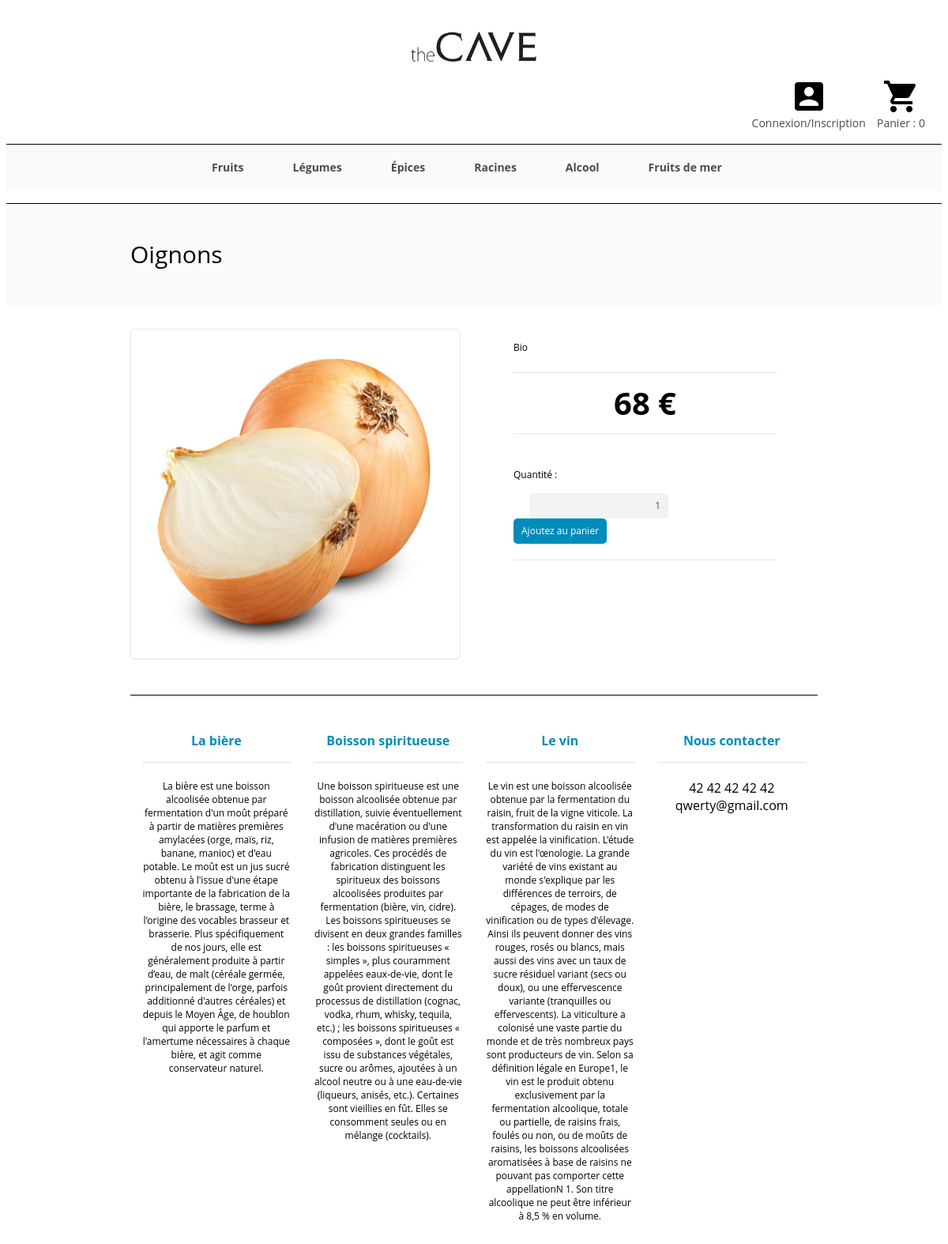
/article.php?id=24, run on the app's committed database.
### tables this page shows
CREATE TABLE IF NOT EXISTS `categories` (
  `id` int(11) NOT NULL AUTO_INCREMENT,
  `nom` varchar(255) NOT NULL,
  PRIMARY KEY (`id`)
);

CREATE TABLE IF NOT EXISTS `produit` (
  `id` int(11) NOT NULL AUTO_INCREMENT,
  `nom` varchar(255) NOT NULL,
  `prix` float NOT NULL,
  `image` varchar(255) DEFAULT NULL,
  `description` varchar(255) NOT NULL,
  PRIMARY KEY (`id`),
  UNIQUE KEY `id` (`id`)
);

### article.php (the view, shortened to what this page needs)
<?php
include 'core/header.php';
if (isset($_GET['id']))
{
	$id = mysqli_real_escape_string($link, $_GET['id']);
	$query = 'SELECT * FROM produit WHERE id="'.$id.'"';
	$array = mysqli_query($link, $query);
	$row = mysqli_fetch_assoc($array);
	if (empty($row))
	{
		echo "<span class='erreur'>Une erreur est survenue, veuillez revenir a l'accueil</span>";
	}
	else
	{
?>
<section class="title_product menu">
	<div class="wrapper">
		<h1><?php echo $row['nom'] ?></h1>
	</div>
</section>
<div class="wrapper">
<div class="single_wr">
	<div class="cadre">
		<img class="productImg" src="<?php echo $row['image']; ?>" alt="">
	</div>
	<div class="desc">
		<p class="description">
			<?php echo $row['description']; ?>
		</p>
		<p class="price">
			<?php echo $row['prix']; ?>
		</p>
		<p class="add_to_cart">
			<p>Quantité :</p>
			<form action="article.php?id=<?php echo $_GET['id'];?>" method="post">
				<input type="text" name="quantity" class="quantity_single" value="1"/>
				<input class="addcart" type="submit" name="addtocart" value="Ajoutez au panier">
			</form>
		</p>
	</div>
</div>
<?php
}
}
else{
}
include 'core/footer.php';
?>

### core/menu.php
<ul class="menu">
	<div class="wrapper">
		<?php
			$result = mysqli_query($link, "SELECT * FROM categories");
		 	while ($row = mysqli_fetch_assoc($result)) {
		 		echo "<li><a href=categorie.php?id=";
				echo $row['id'];
		 		echo ">";
		 		echo $row['nom'];
		 		echo "</a></li>";
		 	}
		?>
	</div>
</ul>

### css/trydotcss.css (style rules this page uses)
* { box-sizing: border-box; font-family: 'Open Sans', sans-serif; }
p { font-size: 12px; }
*::after, *::before { box-sizing: border-box; }
ul li { list-style-type: none; }
a { color:#4c4c4c; text-decoration: none; }
.wrapper { width: 870px; display: block; margin: 0 auto; }
.menu { background-color: #FAFAFA; border-top: 1px solid black; overflow: hidden; }
.menu li { display: inline-block; text-align: center; padding: 19px 5px 20px; }
.menu li a { font-size: 14px; font-weight: 700; padding: 22px 26px 20px; }
.add_to_cart { display: block; margin:0 auto; }
.price { color: black; font-size: 16px; font-weight: bold; text-align: center; }
.price:after { content: ' €'; }
input { background: none repeat scroll 0 0 #f2f2f2; border: 1px solid black; border-radius: 5px; color: #4c4c4c; cursor: pointer; display: inline-block; font-size: 12px; line-height: 18px; outline: medium none; padding: 7px 10px 7px; transition: background-color 0.6s ease 0s; }
.single_wr { padding-top: 30px; }
.single_wr div { float: left; }
.single_wr img { height: 400px; width: 400px; }
.title_product { padding: 24px 0; }
.title_product h1 { font-size: 30px; font-weight: 400; line-height: 30px; }
.cadre { border: 1px solid #e6e6e6; border-radius: 5px; box-shadow: 0 1px 0 0 rgba(0, 0, 0, 0.03); height: 418px; padding: 8px; width: 418px; }
.desc .description { border-bottom: 1px solid #e6e6e6; padding-bottom: 20px; }
.desc .price { border-bottom: 1px solid #e6e6e6; font-size: 40px !important; margin-top: -13px; padding: 27px 0; }
.desc { border-bottom: 1px solid #e6e6e6; font-size: 12px; line-height: 23px; margin-left: 67px; padding: 0 0 8px; }
.desc { width: 333px; }
.addcart { background-color: #008CBA; color: white; border: none; }
.quantity_single { text-align: right; border: none; margin-right: 20px; margin-left: 20px; }

### data on the page
categories: nom "Fruits"
categories: nom "Légumes"
categories: nom "Épices"
categories: nom "Racines"
categories: nom "Alcool"
categories: nom "Fruits de mer"
produit: nom "Oignons", image (picture), description "Bio", prix "68"

### other printed values
$_SESSION['total_cart'] "0"
